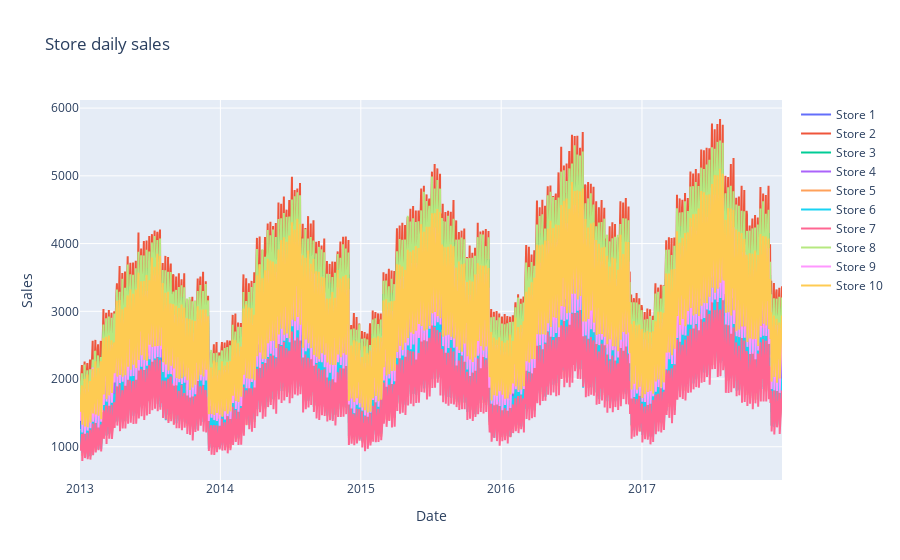

This figure's notebook cell:
### Markdown cell above
**Daily sales by store**

### Code cell
configure_plotly_browser_state()
store_daily_sales_sc = []
for store in store_daily_sales['store'].unique():
    current_store_daily_sales = store_daily_sales[(store_daily_sales['store'] == store)]
    store_daily_sales_sc.append(go.Scatter(x=current_store_daily_sales['date'], y=current_store_daily_sales['sales'], name=('Store %s' % store)))

layout = go.Layout(title='Store daily sales', xaxis=dict(title='Date'), yaxis=dict(title='Sales'))
fig = go.Figure(data=store_daily_sales_sc, layout=layout)
iplot(fig)

### Figure 1 — Plotly figure (JSON) as saved in the notebook; plotly's stock layout.template omitted (floating-point values rounded to 4 significant figures; data arrays with more than 128 entries replaced by an {"elided": "..."} marker saying what was removed)
{"data": [{"y": {"elided": "1826 int values"}, "x": {"elided": "1826 str values"}, "type": "scatter", "name": "Store 1"}, {"y": {"elided": "1826 int values"}, "x": {"elided": "1826 str values"}, "type": "scatter", "name": "Store 2"}, {"y": {"elided": "1826 int values"}, "x": {"elided": "1826 str values"}, "type": "scatter", "name": "Store 3"}, {"y": {"elided": "1826 int values"}, "x": {"elided": "1826 str values"}, "type": "scatter", "name": "Store 4"}, {"y": {"elided": "1826 int values"}, "x": {"elided": "1826 str values"}, "type": "scatter", "name": "Store 5"}, {"y": {"elided": "1826 int values"}, "x": {"elided": "1826 str values"}, "type": "scatter", "name": "Store 6"}, {"y": {"elided": "1826 int values"}, "x": {"elided": "1826 str values"}, "type": "scatter", "name": "Store 7"}, {"y": {"elided": "1826 int values"}, "x": {"elided": "1826 str values"}, "type": "scatter", "name": "Store 8"}, {"y": {"elided": "1826 int values"}, "x": {"elided": "1826 str values"}, "type": "scatter", "name": "Store 9"}, {"y": {"elided": "1826 int values"}, "x": {"elided": "1826 str values"}, "type": "scatter", "name": "Store 10"}], "layout": {"yaxis": {"title": {"text": "Sales"}}, "xaxis": {"title": {"text": "Date"}}, "title": {"text": "Store daily sales"}}}
